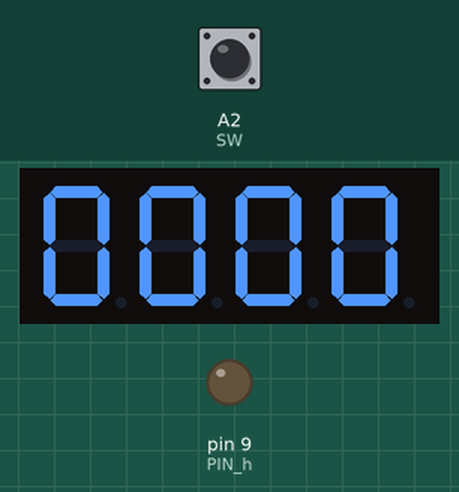
A sketch run on a simulated Arduino Uno, built with avr-gcc and run on an emulated ATmega328P. On the bench: 4-digit seven-segment display, output pins drawn as LEDs (lit = HIGH). Wiring (inferred from the names in the program): 4-digit 7-segment display, segments lit when HIGH: segments pin 2, pin 3, pin 4, pin 5, pin 6, pin 7, pin 8; digit selects pin 10, pin 11, pin 12, pin 13. Inputs (shaded band) come from the test bench; at power-on: A2 (SW) HIGH. The segment pins are drawn as the display they are named for; pins used as bus, display or sensor lines are not drawn; what the sketch prints to the serial monitor is not drawn.

Above: at 1.2 s.
1.3 s: A2 (SW) pulled LOW for 0.15 s
At 2.4 s:
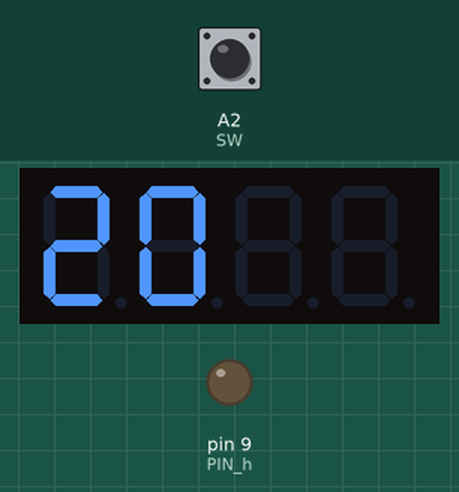
At 3.8 s:
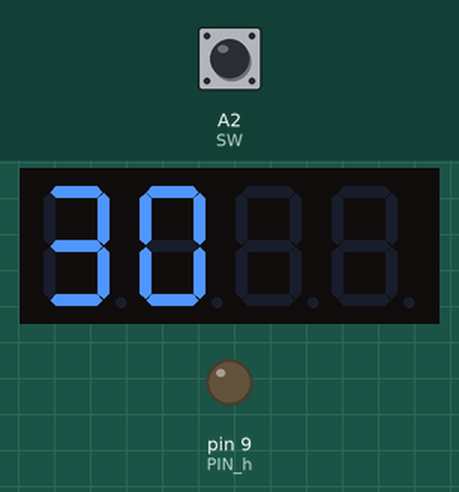
Timing chart, 0 to 5.3 s (numbered marks = the images above; inputs shaded):
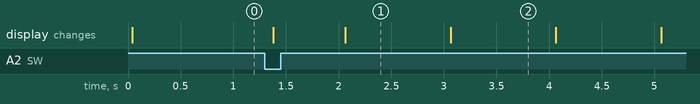

Measured:
- after the input at 1.3 s, the display: first changes after 0.08 s (image 1 shows a later state)
- what the display in image 1 shows lasts 1.0 s, from 2.1 s to 3.1 s

The sketch:

sketch_mar31a.ino
```cpp
// 定義腳位
#define PIN_0 10
#define PIN_g 8
#define PIN_c 4
#define PIN_h 9
#define PIN_d 5
#define PIN_e 6
#define PIN_b 3
#define PIN_1 11
#define PIN_2 12
#define PIN_f 7
#define PIN_a 2
#define PIN_3 13
#define SW A2

#define POS_NUM 4    // 共有4個七段顯示器，分別由針腳PIN_0、PIN_1、PIN_2、PIN_3控制
#define SEG_NUM 8    // 七段顯示器裡有8個LED（包含小數點）
const byte pos_pins[POS_NUM] = {PIN_0, PIN_1, PIN_2, PIN_3};
const byte seg_pins[SEG_NUM] = {PIN_a, PIN_b, PIN_c, PIN_d, PIN_e, PIN_f, PIN_g, PIN_h};

// 底下定義由七段顯示器顯示數字時所需要的資料
#define t true
#define f false
const boolean data[10][SEG_NUM] = {
  {t, t, t, t, t, t, f, f}, // 0
  {f, t, t, f, f, f, f, f}, // 1
  {t, t, f, t, t, f, t, f}, // 2
  {t, t, t, t, f, f, t, f}, // 3
  {f, t, t, f, f, t, t, f}, // 4
  {t, f, t, t, f, t, t, f}, // 5
  {t, f, t, t, t, t, t, f}, // 6
  {t, t, t, f, f, f, f, f}, // 7
  {t, t, t, t, t, t, t, f}, // 8
  {t, t, t, t, f, t, t, f}, // 9
};

// 一支方便的函式，以格式字串輸出到序列埠
void pf(const char *fmt, ... ){
    char tmp[128]; // max is 128 chars
    va_list args;
    va_start (args, fmt );
    vsnprintf(tmp, 128, fmt, args);
    va_end (args);
    Serial.print(tmp);
}

// 設定某個七段顯示器所顯示的數字，
// 參數pos為0~3，指出想要更新哪一個七段顯示器，
// 參數n為0~9，顯示數字
void setDigit(int pos, int n){
  if(pos < 0 || 3 < pos){
    pf("error pos=%d\n", pos);
    return;
  }
  // 控制想要更新哪一個七段顯示器，將其腳位設為LOW
  // 其他腳位則設為HIGH，代表不更新。
  for(int p = 0; p <POS_NUM; p++){
    if(p == pos)
      digitalWrite(pos_pins[p], LOW);
    else
      digitalWrite(pos_pins[p], HIGH);
  }

  // 寫入數字
  if(0 <= n && n <= 9){
    for(int i = 0; i < SEG_NUM; i++){
      digitalWrite(seg_pins[i], data[n][i] == t ? HIGH : LOW);
    }
  }
  else{
    for(int i = 0; i < SEG_NUM; i++){
      digitalWrite(seg_pins[i], LOW);
    }
    digitalWrite(PIN_h, HIGH);
    pf("error pos=%d, n=%d\n", pos, n);
  }
}

// 設定整個四合一型七段顯示器想要顯示的數字
void setNumber(int timesum,boolean state)
{
  int n0,n1,n2,n3;
  if(state==true){
    n1 = ((timesum%3600L)%60L)/10L;
    n0=((timesum%3600L)%60L)%10L;

    setDigit(0, n0); delay(5);
    setDigit(1, n1); delay(5);
  }
  if(state==false){
    n3 = (timesum / 3600L)/10L;
    n2 = (timesum /3600L)%10L;
    n1 = ((timesum%3600L)/60L)/10L;
    n0=((timesum%3600L)/60L)%10L;

    setDigit(0, n0); delay(5);
    setDigit(1, n1); delay(5);
    setDigit(2, n2); delay(5);
    setDigit(3, n3); delay(5);
  }
}

unsigned long time_previous;
boolean state= false;
boolean buttonUp = true;
//藍芽連線
#include <SoftwareSerial.h>
#include <string.h>
SoftwareSerial BT(A1,A0);// 接收,發送
void setup() {
  Serial.begin(9600);
  BT.begin(9600);
  for(int i = 0; i < POS_NUM; i++){
    pinMode(pos_pins[i], OUTPUT);
    digitalWrite(pos_pins[i], HIGH);
  }
  for(int i = 0; i < SEG_NUM; i++){
    pinMode(seg_pins[i], OUTPUT);
    digitalWrite(seg_pins[i], LOW);
  }
  Serial.println("BT is ready!");
  pinMode(SW, INPUT);
  digitalWrite(SW,HIGH);
  time_previous=millis();
}

String timenumber;
String Stringsplit[3];
int H,M,S;
long timesum;

void strsplit(String timenumber){
  int count=0;
  for(int i=0;i<timenumber.length();i++){

    if(timenumber[i]-48>=0 && timenumber[i]-48<=9){
      Stringsplit[count]=Stringsplit[count]+timenumber[i];
    }
    else if(timenumber[i]==':'){
       count++;
    }
  }

}

void loop() {
  if (BT.available() ){
    while (BT.available() ){
      timenumber=BT.readString();
      strsplit(timenumber);
      H=Stringsplit[0].toInt();
      M=Stringsplit[1].toInt();
      S=Stringsplit[2].toInt();
      timesum=(H*3600L)+(M*60L)+S*1L;
    }
  }
  unsigned long time_now=millis();
  if(time_now-time_previous>1000){
    timesum=timesum+1L;
    time_previous+=1000;
  }
  if(timesum>=86400L){
    timesum=0;
  }
  setNumber(timesum,state);
  if(digitalRead(A2)!=HIGH && buttonUp ==true){
    state = !state;
    buttonUp =false;
  }
  else if(digitalRead(A2) == HIGH && buttonUp !=true){
    buttonUp = true;
  }
}
```
